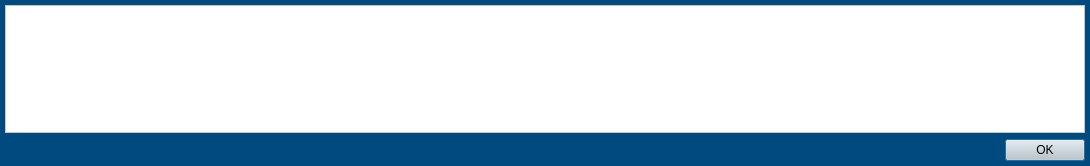
<?xml version="1.0" encoding="UTF-8"?>
<ui version="4.0">
 <class>Dialog</class>
 <widget class="QDialog" name="Dialog">
  <property name="geometry">
   <rect>
    <x>0</x>
    <y>0</y>
    <width>1090</width>
    <height>166</height>
   </rect>
  </property>
  <property name="windowTitle">
   <string>Dialog</string>
  </property>
  <property name="styleSheet">
   <string notr="true">QWidget{background-color: rgb(0, 74, 127);}

QTableWidget{background-color: rgb(255, 255, 255);}

QCheckBox{background-color: rgb(255, 255, 255);}

QWidget#widget{background-color: rgb(255, 255, 255);}

QGroupBox{background-color: rgb(251, 185, 0);}

QPushButton{background-color: rgb(205, 205, 205);}

QLineEdit{background-color:rgb(255, 255, 255);}

QLabel{background-color:rgb(215, 215, 215);}</string>
  </property>
  <layout class="QVBoxLayout" name="verticalLayout">
   <property name="leftMargin">
    <number>5</number>
   </property>
   <property name="topMargin">
    <number>5</number>
   </property>
   <property name="rightMargin">
    <number>5</number>
   </property>
   <property name="bottomMargin">
    <number>5</number>
   </property>
   <item>
    <widget class="QTableWidget" name="tableWidget"/>
   </item>
   <item>
    <widget class="QDialogButtonBox" name="buttonBox">
     <property name="orientation">
      <enum>Qt::Horizontal</enum>
     </property>
     <property name="standardButtons">
      <set>QDialogButtonBox::Ok</set>
     </property>
     <property name="centerButtons">
      <bool>false</bool>
     </property>
    </widget>
   </item>
  </layout>
 </widget>
 <resources/>
 <connections/>
</ui>
